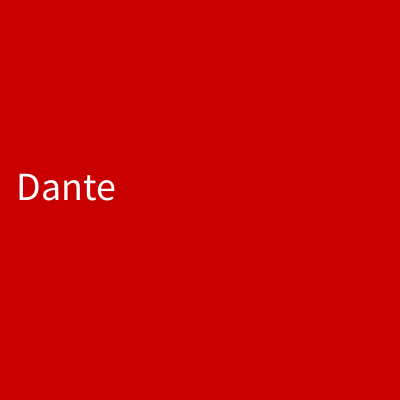
Frame 1 (no input)
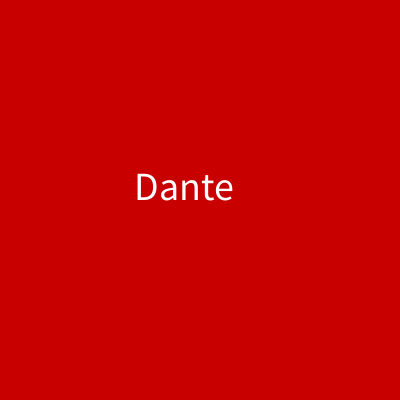
Frame 60 (the mouse pressed at the canvas centre just before this capture)
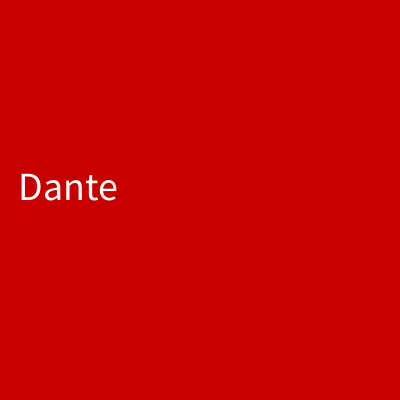
Frame 120 (the mouse held since frame 60 and released just before this capture)

The Processing sketch that drew these frames (run headless with seeded random() and noise(); from frame 60 on, the mouse is pressed at the canvas centre):

// Processing sketch: animacion_simple
// ── animacion_simple.pde
/*
ejemplo simple de uso de una variable
numerica cambiando su valor para animar la
posicion de un texto.
Además evalua el valor de la variable para limitar
el valor máximo.
El evento mousePressed le asigna valor inicial a
la variable para comenzar nuevamente la animacion.
*/

//declaracion:
float x;

void setup(){
  size(400,400);
   //asignacion:
   x = random( 10, 20); //17.23
   
}

void draw(){
  background(200,0,0);
  //invocacion:
  println( frameCount + ": " + x ) ;
  textSize(40);
  text( "Dante", x, 200 );
 
  x = x+2; 
  if( x>=200 ) {
    x = 200; 
  }
}

void mousePressed(){
    x = -100; //un valor inicial negativo (para que se dibuje fuera de la ventana)
}
